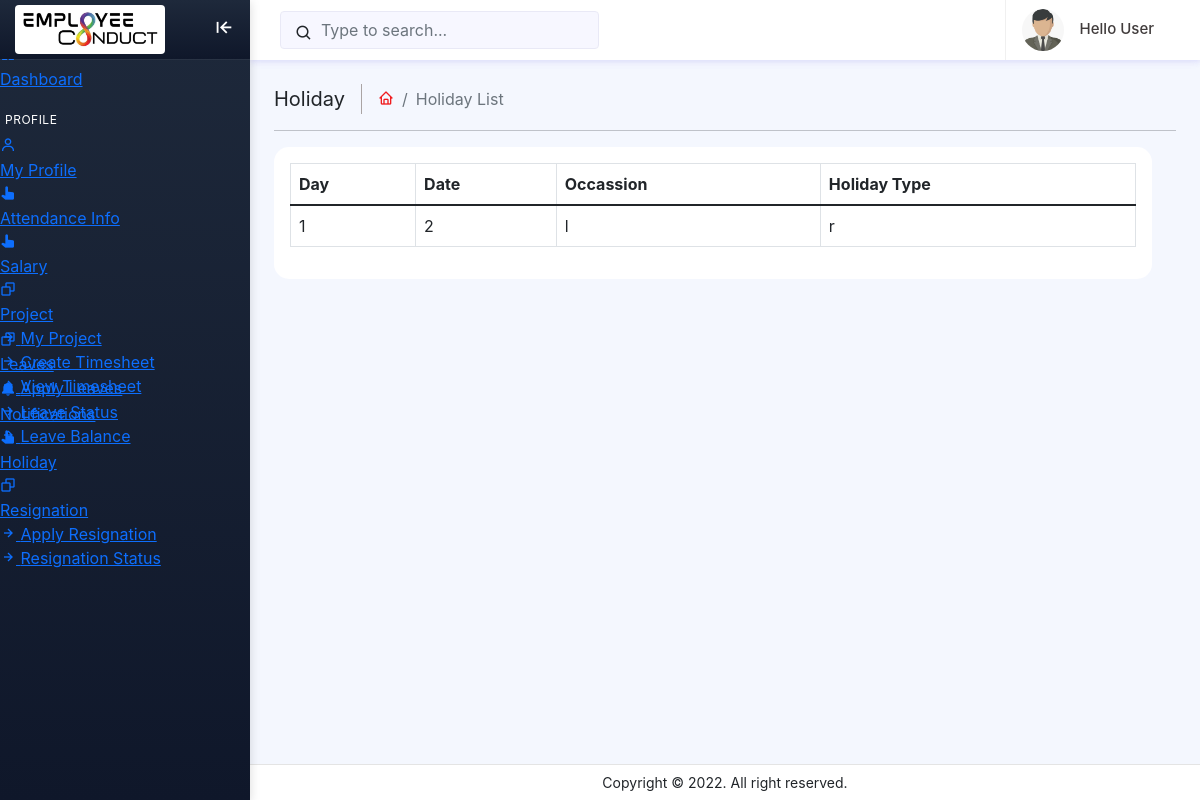
The app's page /employee/holiday_list/2/2 (signed in) with its own data.
### administration/models.py (models this page shows)
class holiday(models.Model):
    company = models.ForeignKey(Company, on_delete=models.CASCADE, default=True)
    day = models.CharField(max_length=40,blank=False)
    date = models.CharField(max_length=40,blank=False)
    occassion = models.CharField(max_length=40,blank=False)
    holidaytype = models.CharField(max_length=40,blank=False)
    status = models.CharField(max_length=40)

### employee/views.py (the view)
# urls.py: path('holiday_list/<int:company_id>/<int:company_staff_id>', views.holidays, name='holiday_list'),
def holidays(request,company_id, company_staff_id):
    if company_id:
        holyday = holiday.objects.filter(company_id=company_id)
        context = {
            'holyday': holyday,
            'company_id': company_id,
            'company_staff_id': company_staff_id,
        }
        return render(request, 'employee/holiday.html', context)

### employee/context_processors.py (called while the page is built, shortened)
def employee_notifications(request):
    context = {
        'unread_notification_count': 0
    }
    try:
        company_staff_id = None
        if hasattr(request, 'session') and 'company_staff_id' in request.session:
            company_staff_id = request.session.get('company_staff_id')
        if not company_staff_id and hasattr(request, 'resolver_match') and request.resolver_match:
            kwargs = request.resolver_match.kwargs
            company_staff_id = kwargs.get('company_staff_id')
        if company_staff_id:
            try:
                company_staff_id = int(company_staff_id)
                company_staff = CompanyStaff.objects.filter(id=company_staff_id).first()
            except (ValueError, TypeError):
                pass
    except Exception:
        pass
    return context

### employee/templatetags/employee_filter.py (called while the page is built)
@register.simple_tag
def get_employee(company_staff_id):
    try:
        company_staff = CompanyStaff.objects.get(id=company_staff_id)
        employee = Employee.objects.filter(user=company_staff).first()
        return employee
    except:
        return None

### employee/templates/employee/holiday.html (shortened to what this page needs)
{% load static %}
{% include "employee/header.html" %}
{% include "employee/sidebar.html" %}
{% include "employee/topbar.html" %}
      <div class="page_wrapper">
        <div class="page-content">
          <div class="page-breadcrumb d-sm-flex align-items-center mb-3">
            <div class="breadcrumb-title pe-3">Holiday</div>
            <div class="ps-3">
              <nav aria-label="breadcrumb">
                <ol class="breadcrumb mb-0 p-0">
                  <li class="breadcrumb-item">
                    <a href="{% url 'employee_dashboard' company_id=company_id company_staff_id=company_staff_id %}">
                      <i class="bx bx-home"></i>
                    </a>
                  </li>
                  <li class="breadcrumb-item active" aria-current="page">Holiday List</li>
                </ol>
              </nav>
            </div>
          </div>
          <hr>
          <div class="row mt-3">
            <div class="col">
              <div class="card shadow-none border radius-15">
                <div class="card-body">
                  <div class="table-responsive">
                    <table class="table table-fluid table-bordered">
                      <thead>
                        <tr>
                          <th>Day</th>
                          <th>Date</th>
                          <th>Occassion</th>
                          <th>Holiday Type</th>
                        </tr>
                      </thead>
                      <tbody>
                           {% for i in holyday %}
                        <tr>
                          <td>{{i.day}}</td>
                          <td>{{i.date}}</td>
                          <td>{{i.occassion}}</td>
                          <td>{{i.holidaytype}}</td>
                        </tr>
                           {% endfor %}
                      </tbody>
                    </table>
                  </div>
                </div>
              </div>
            </div>
          </div>
        </div>
        <footer class="page-footer">
          <p class="mb-0">Copyright © 2022. All right reserved.</p>
        </footer>
      </div>
    </div>
  </body>
</html>

### administration/static/asets/css/style.css (style rules this page uses)
body { font-family: 'Inter', sans-serif !important; background: #f4f7fe; box-sizing: border-box !important; min-height: 100vh; }
.page_wrapper { height: 100%; margin-top: 60px; margin-bottom: 30px; margin-left: 250px; }
.page_wrapper .page-content { padding: 1.5rem 1.5rem 0.7rem 1.5rem; }
.page_wrapper .page-content .card, .page_wrapper .page-content .card.shadow-none.border.radius-15 { border-radius: 16px; margin-bottom: 1.5rem; box-shadow: 0px 4px 20px rgba(0, 0, 0, 0.04); border: none !important; }
.breadcrumb-title { font-size: 20px; border-right: 1.5px solid #aaa4a4; }
.page-breadcrumb .breadcrumb li.breadcrumb-item i { font-size: 16px; color: #f01c1f; }
.page-breadcrumb .breadcrumb li.breadcrumb-item { font-size: 16px; }
.page-breadcrumb .breadcrumb li.breadcrumb-item a { text-decoration: none; color: #f01c1f; }
.radius-15 { border-radius: 15px !important; }
.page_wrapper .page-content .card { transition: transform 0.15s ease, box-shadow 0.15s ease, border-color 0.15s ease; }
.page-footer { background: #fff; left: 250px; right: 0; bottom: 0; position: fixed; text-align: center; padding: 7px; font-size: 14px; border-top: 1px solid #e4e4e4; z-index: 3; }

### administration/static/asets/css/responsive.css (style rules this page uses)
html, body { max-width: 100%; overflow-x: hidden; }
.wrapper, .page_wrapper, .page_wrapper .page-content, .card, .card-body, .modal-content, .row, [class*="col-"] { min-width: 0; }
.page_wrapper { width: auto; max-width: calc(100% - 250px); }
.page_wrapper .page-content { width: 100%; max-width: 100%; }
.page_wrapper .page-content .card, .card { max-width: 100%; }
.row { max-width: 100%; }
.table-responsive, .dataTables_wrapper { width: 100%; max-width: 100%; overflow-x: auto; -webkit-overflow-scrolling: touch; }
.table-responsive table, .dataTables_wrapper table, table.dataTable { width: 100% !important; max-width: none; }
.table th, .table td, table.dataTable thead th, table.dataTable tbody td { vertical-align: middle; }
.card-body { overflow-x: auto; -webkit-overflow-scrolling: touch; }

### records on screen
holiday: day "1", date "2", occassion "l", holidaytype "r"
